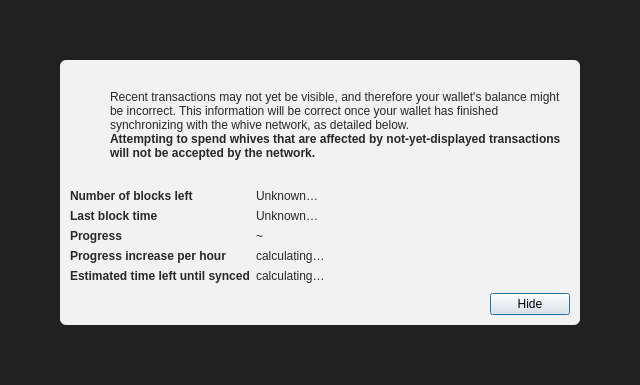
<?xml version="1.0" encoding="UTF-8"?>
<ui version="4.0">
 <class>ModalOverlay</class>
 <widget class="QWidget" name="ModalOverlay">
  <property name="geometry">
   <rect>
    <x>0</x>
    <y>0</y>
    <width>640</width>
    <height>385</height>
   </rect>
  </property>
  <property name="windowTitle">
   <string>Form</string>
  </property>
  <layout class="QVBoxLayout" name="verticalLayout" stretch="0">
   <property name="sizeConstraint">
    <enum>QLayout::SetDefaultConstraint</enum>
   </property>
   <property name="leftMargin">
    <number>0</number>
   </property>
   <property name="topMargin">
    <number>0</number>
   </property>
   <property name="rightMargin">
    <number>0</number>
   </property>
   <property name="bottomMargin">
    <number>0</number>
   </property>
   <item>
    <widget class="QWidget" name="bgWidget" native="true">
     <property name="styleSheet">
      <string notr="true">#bgWidget { background: rgba(0,0,0,220); }</string>
     </property>
     <layout class="QVBoxLayout" name="verticalLayoutMain" stretch="1">
      <property name="leftMargin">
       <number>60</number>
      </property>
      <property name="topMargin">
       <number>60</number>
      </property>
      <property name="rightMargin">
       <number>60</number>
      </property>
      <property name="bottomMargin">
       <number>60</number>
      </property>
      <item>
       <widget class="QWidget" name="contentWidget" native="true">
        <property name="styleSheet">
         <string notr="true">#contentWidget { background: rgba(255,255,255,240); border-radius: 6px; }

QLabel { color: rgb(40,40,40);  }</string>
        </property>
        <layout class="QVBoxLayout" name="verticalLayoutSub" stretch="1,0,0,0">
         <property name="spacing">
          <number>0</number>
         </property>
         <property name="leftMargin">
          <number>10</number>
         </property>
         <property name="topMargin">
          <number>10</number>
         </property>
         <property name="rightMargin">
          <number>10</number>
         </property>
         <property name="bottomMargin">
          <number>10</number>
         </property>
         <item>
          <layout class="QHBoxLayout" name="horizontalLayoutIconText" stretch="0,1">
           <property name="topMargin">
            <number>20</number>
           </property>
           <item>
            <layout class="QVBoxLayout" name="verticalLayoutIcon">
             <property name="leftMargin">
              <number>0</number>
             </property>
             <item>
              <widget class="QPushButton" name="warningIcon">
               <property name="enabled">
                <bool>false</bool>
               </property>
               <property name="text">
                <string/>
               </property>
               <property name="icon">
                <iconset>
                 <normaloff>:/icons/warning</normaloff>
                 <disabledoff>:/icons/warning</disabledoff>:/icons/warning</iconset>
               </property>
               <property name="iconSize">
                <size>
                 <width>48</width>
                 <height>48</height>
                </size>
               </property>
               <property name="flat">
                <bool>true</bool>
               </property>
              </widget>
             </item>
             <item>
              <spacer name="verticalSpacerWarningIcon">
               <property name="orientation">
                <enum>Qt::Vertical</enum>
               </property>
               <property name="sizeHint" stdset="0">
                <size>
                 <width>20</width>
                 <height>40</height>
                </size>
               </property>
              </spacer>
             </item>
            </layout>
           </item>
           <item>
            <layout class="QVBoxLayout" name="verticalLayoutInfoText">
             <property name="leftMargin">
              <number>0</number>
             </property>
             <property name="topMargin">
              <number>0</number>
             </property>
             <item>
              <widget class="QLabel" name="infoText">
               <property name="text">
                <string>Recent transactions may not yet be visible, and therefore your wallet's balance might be incorrect. This information will be correct once your wallet has finished synchronizing with the whive network, as detailed below.</string>
               </property>
               <property name="textFormat">
                <enum>Qt::RichText</enum>
               </property>
               <property name="wordWrap">
                <bool>true</bool>
               </property>
              </widget>
             </item>
             <item>
              <widget class="QLabel" name="infoTextStrong">
               <property name="font">
                <font>
                 <weight>75</weight>
                 <bold>true</bold>
                </font>
               </property>
               <property name="text">
                <string>Attempting to spend whives that are affected by not-yet-displayed transactions will not be accepted by the network.</string>
               </property>
               <property name="textFormat">
                <enum>Qt::RichText</enum>
               </property>
               <property name="wordWrap">
                <bool>true</bool>
               </property>
              </widget>
             </item>
             <item>
              <spacer name="verticalSpacerInTextSpace">
               <property name="orientation">
                <enum>Qt::Vertical</enum>
               </property>
               <property name="sizeHint" stdset="0">
                <size>
                 <width>20</width>
                 <height>40</height>
                </size>
               </property>
              </spacer>
             </item>
            </layout>
           </item>
          </layout>
         </item>
         <item>
          <spacer name="verticalSpacerAfterText">
           <property name="orientation">
            <enum>Qt::Vertical</enum>
           </property>
           <property name="sizeHint" stdset="0">
            <size>
             <width>20</width>
             <height>40</height>
            </size>
           </property>
          </spacer>
         </item>
         <item>
          <layout class="QFormLayout" name="formLayout">
           <property name="fieldGrowthPolicy">
            <enum>QFormLayout::FieldsStayAtSizeHint</enum>
           </property>
           <property name="horizontalSpacing">
            <number>6</number>
           </property>
           <property name="verticalSpacing">
            <number>6</number>
           </property>
           <property name="topMargin">
            <number>10</number>
           </property>
           <item row="0" column="0">
            <widget class="QLabel" name="labelNumberOfBlocksLeft">
             <property name="font">
              <font>
               <weight>75</weight>
               <bold>true</bold>
              </font>
             </property>
             <property name="text">
              <string>Number of blocks left</string>
             </property>
            </widget>
           </item>
           <item row="0" column="1">
            <widget class="QLabel" name="numberOfBlocksLeft">
             <property name="text">
              <string>Unknown…</string>
             </property>
            </widget>
           </item>
           <item row="1" column="0">
            <widget class="QLabel" name="labelLastBlockTime">
             <property name="font">
              <font>
               <weight>75</weight>
               <bold>true</bold>
              </font>
             </property>
             <property name="text">
              <string>Last block time</string>
             </property>
            </widget>
           </item>
           <item row="1" column="1">
            <widget class="QLabel" name="newestBlockDate">
             <property name="sizePolicy">
              <sizepolicy hsizetype="Maximum" vsizetype="Preferred">
               <horstretch>0</horstretch>
               <verstretch>0</verstretch>
              </sizepolicy>
             </property>
             <property name="text">
              <string>Unknown…</string>
             </property>
            </widget>
           </item>
           <item row="2" column="0">
            <widget class="QLabel" name="labelSyncDone">
             <property name="font">
              <font>
               <weight>75</weight>
               <bold>true</bold>
              </font>
             </property>
             <property name="text">
              <string>Progress</string>
             </property>
            </widget>
           </item>
           <item row="2" column="1">
            <layout class="QHBoxLayout" name="horizontalLayoutSync" stretch="0,1">
             <item>
              <widget class="QLabel" name="percentageProgress">
               <property name="text">
                <string notr="true">~</string>
               </property>
              </widget>
             </item>
            </layout>
           </item>
           <item row="4" column="0">
            <widget class="QLabel" name="labelProgressIncrease">
             <property name="font">
              <font>
               <weight>75</weight>
               <bold>true</bold>
              </font>
             </property>
             <property name="text">
              <string>Progress increase per hour</string>
             </property>
            </widget>
           </item>
           <item row="4" column="1">
            <widget class="QLabel" name="progressIncreasePerH">
             <property name="text">
              <string>calculating…</string>
             </property>
            </widget>
           </item>
           <item row="5" column="0">
            <widget class="QLabel" name="labelEstimatedTimeLeft">
             <property name="font">
              <font>
               <weight>75</weight>
               <bold>true</bold>
              </font>
             </property>
             <property name="text">
              <string>Estimated time left until synced</string>
             </property>
            </widget>
           </item>
           <item row="5" column="1">
            <widget class="QLabel" name="expectedTimeLeft">
             <property name="text">
              <string>calculating…</string>
             </property>
            </widget>
           </item>
          </layout>
         </item>
         <item>
          <layout class="QHBoxLayout" name="horizontalLayoutButtons">
           <property name="leftMargin">
            <number>10</number>
           </property>
           <property name="topMargin">
            <number>10</number>
           </property>
           <item>
            <spacer name="horizontalSpacer">
             <property name="orientation">
              <enum>Qt::Horizontal</enum>
             </property>
             <property name="sizeHint" stdset="0">
              <size>
               <width>40</width>
               <height>20</height>
              </size>
             </property>
            </spacer>
           </item>
           <item>
            <widget class="QPushButton" name="closeButton">
             <property name="text">
              <string>Hide</string>
             </property>
             <property name="shortcut">
              <string>Esc</string>
             </property>
             <property name="focusPolicy">
              <enum>Qt::StrongFocus</enum>
             </property>
             <property name="default">
              <bool>true</bool>
             </property>
            </widget>
           </item>
          </layout>
         </item>
        </layout>
       </widget>
      </item>
     </layout>
    </widget>
   </item>
  </layout>
 </widget>
 <resources/>
 <connections/>
</ui>
